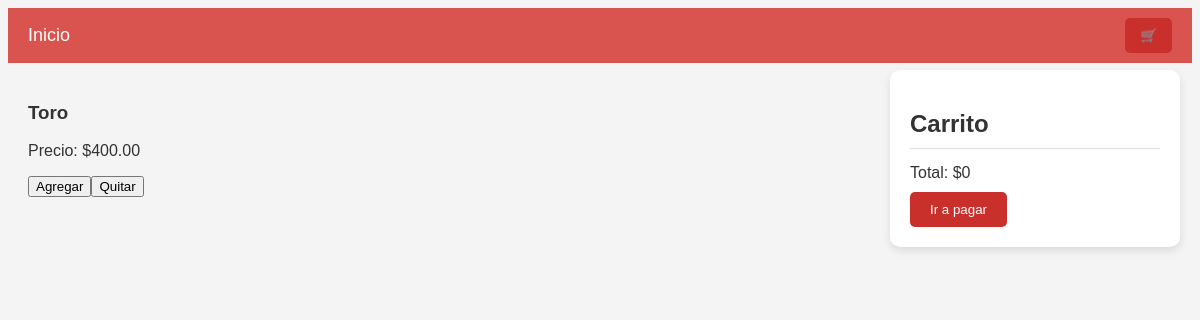
The app's page /administrador/catalogo.php, older data.
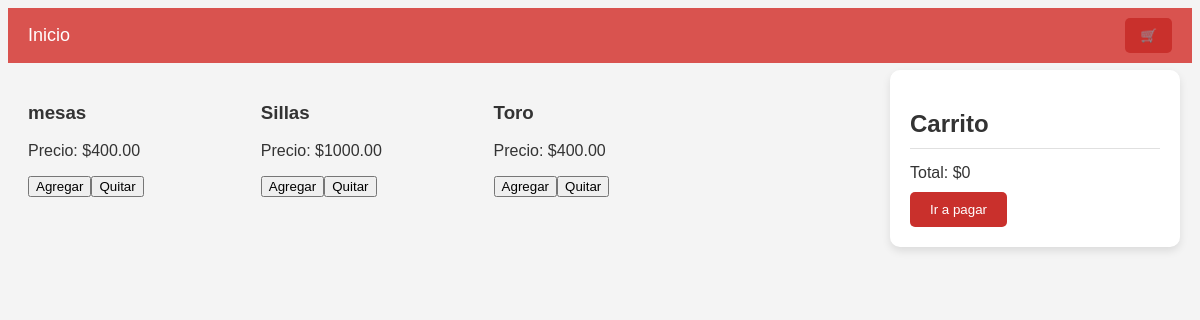
The same page, newer data.
### tables this page shows
CREATE TABLE `productos` (
  `id_producto` int(10) NOT NULL,
  `producto` varchar(255) NOT NULL,
  `precio` decimal(10,2) NOT NULL
);

### administrador/consultaproductos.php (the view)
<?php
function mis_productos($conn) {
    $sql = "SELECT * FROM productos ORDER BY producto";
    $result = $conn->query($sql);
    if ($result->num_rows > 0) {
        while($row = $result->fetch_assoc()) {
            $id = $row["id_producto"];
            $nombre = $row["producto"];
            $precio = $row["precio"];
            echo '<div class="product-box" id="product' . $id . '">';
            echo '<div>';
            echo '<h3>' . $nombre . '</h3>';
            echo '<p>Precio: $' . $precio . '</p>';
            echo '</div>';
            echo '<div>';
            echo '<button class="btn-add" onclick="addToCart(' . $precio . ')">Agregar</button>';
            echo '<button class="btn-remove" onclick="removeFromCart(' . $precio . ')">Quitar</button>';
            echo '</div>';
            echo '</div>';
        }
    } else {
        echo "0 resultados";
    }
}
?>

### administrador/catalogo.php (shortened to what this page needs)
<!DOCTYPE html>
<html lang="es">
<head>
    <link rel="stylesheet" href="https://cdnjs.cloudflare.com/ajax/libs/font-awesome/5.15.4/css/all.min.css">
</head>
<body>
<header>
    <div class="toolbar">
        <a href="index.html" class="product-link">Inicio</a>
        <button class="cart-button" onclick="toggleCart()">🛒</button>
    </div>
</header>
<main>
    <?php
    $servername = "localhost";
    $username = "root";
    $password = "";
    $database = "imagenescano";
    $conn = new mysqli($servername, $username, $password, $database);
    include 'consultaproductos.php';
    mis_productos($conn);
    ?>
</main>
<div class="cart" id="cart">
    <h2>Carrito</h2>
    <div class="cart-total" id="cartTotal">Total: $0</div>
    <button id="checkoutBtn">Ir a pagar</button>
</div>
</body>
</html>

### administrador/catalogo.php (style rules this page uses)
body { font-family: Arial, sans-serif; background-color: #f4f4f4; color: #333; }
header { background-color: #d9534f; padding: 10px 0; text-align: center; }
.toolbar { display: flex; justify-content: space-between; align-items: center; padding: 0 20px; }
.product-link { color: white; text-decoration: none; font-size: 18px; }
.cart-button { background-color: #c9302c; color: white; border: none; padding: 10px 15px; border-radius: 5px; cursor: pointer; transition: background-color 0.3s ease; }
main { display: grid; grid-template-columns: repeat(auto-fill, minmax(200px, 1fr)); gap: 20px; padding: 20px; }
.cart { position: fixed; right: 20px; top: 70px; background-color: #fff; border-radius: 10px; box-shadow: 0 4px 8px rgba(0, 0, 0, 0.1); padding: 20px; width: 250px; }
.cart h2 { margin-bottom: 15px; border-bottom: 1px solid #e0e0e0; padding-bottom: 10px; }
.cart-total { font-size: 16px; margin-bottom: 10px; }
#checkoutBtn { background-color: #c9302c; color: white; border: none; padding: 10px 20px; border-radius: 5px; cursor: pointer; transition: background-color 0.3s ease; }

Row changes from the older to the newer data that the page shows:
added productos: producto "mesas", precio "400.00"
added productos: producto "Sillas", precio "1000.00"
